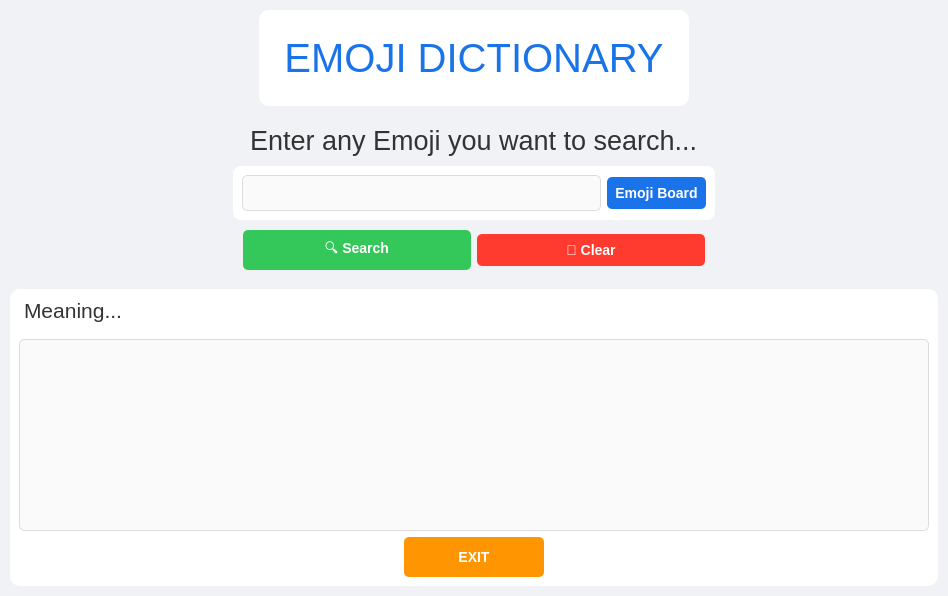
<?xml version="1.0" encoding="UTF-8"?>
<ui version="4.0">
 <class>MainWindow</class>
 <widget class="QMainWindow" name="MainWindow">
  <property name="geometry">
   <rect>
    <x>0</x>
    <y>0</y>
    <width>948</width>
    <height>527</height>
   </rect>
  </property>
  <property name="windowTitle">
   <string>MainWindow</string>
  </property>
  <property name="styleSheet">
   <string notr="true">background-color: #f0f2f5;</string>
  </property>
  <widget class="QWidget" name="centralwidget">
   <property name="styleSheet">
    <string notr="true">background-color: transparent;</string>
   </property>
   <layout class="QVBoxLayout" name="verticalLayout">
    <property name="spacing">
     <number>8</number>
    </property>
    <property name="leftMargin">
     <number>10</number>
    </property>
    <property name="topMargin">
     <number>10</number>
    </property>
    <property name="rightMargin">
     <number>10</number>
    </property>
    <property name="bottomMargin">
     <number>10</number>
    </property>
    <item alignment="Qt::AlignHCenter|Qt::AlignTop">
     <widget class="QFrame" name="frame">
      <property name="styleSheet">
       <string notr="true">background-color: #ffffff;
                border-radius: 10px;
                padding: 15px;
                box-shadow: 0 2px 4px rgba(0,0,0,0.1);</string>
      </property>
      <property name="frameShape">
       <enum>QFrame::StyledPanel</enum>
      </property>
      <property name="frameShadow">
       <enum>QFrame::Raised</enum>
      </property>
      <layout class="QVBoxLayout" name="verticalLayout_2">
       <property name="spacing">
        <number>0</number>
       </property>
       <property name="leftMargin">
        <number>0</number>
       </property>
       <property name="topMargin">
        <number>0</number>
       </property>
       <property name="rightMargin">
        <number>0</number>
       </property>
       <property name="bottomMargin">
        <number>0</number>
       </property>
       <item alignment="Qt::AlignHCenter|Qt::AlignVCenter">
        <widget class="QLabel" name="label">
         <property name="font">
          <font>
           <pointsize>30</pointsize>
          </font>
         </property>
         <property name="styleSheet">
          <string notr="true">color: #1a73e8;
                padding: 10px;</string>
         </property>
         <property name="text">
          <string>EMOJI DICTIONARY</string>
         </property>
         <property name="alignment">
          <set>Qt::AlignCenter</set>
         </property>
        </widget>
       </item>
      </layout>
     </widget>
    </item>
    <item alignment="Qt::AlignHCenter|Qt::AlignTop">
     <widget class="QFrame" name="frame_2">
      <property name="sizePolicy">
       <sizepolicy hsizetype="Preferred" vsizetype="Preferred">
        <horstretch>0</horstretch>
        <verstretch>0</verstretch>
       </sizepolicy>
      </property>
      <property name="minimumSize">
       <size>
        <width>0</width>
        <height>0</height>
       </size>
      </property>
      <property name="styleSheet">
       <string notr="true">background-color: transparent;</string>
      </property>
      <property name="frameShape">
       <enum>QFrame::StyledPanel</enum>
      </property>
      <property name="frameShadow">
       <enum>QFrame::Raised</enum>
      </property>
      <layout class="QVBoxLayout" name="verticalLayout_4">
       <property name="spacing">
        <number>0</number>
       </property>
       <property name="leftMargin">
        <number>0</number>
       </property>
       <property name="topMargin">
        <number>0</number>
       </property>
       <property name="rightMargin">
        <number>0</number>
       </property>
       <property name="bottomMargin">
        <number>0</number>
       </property>
       <item>
        <widget class="QLabel" name="label_2">
         <property name="font">
          <font>
           <pointsize>20</pointsize>
          </font>
         </property>
         <property name="styleSheet">
          <string notr="true">color: #333333;
                padding: 10px;</string>
         </property>
         <property name="text">
          <string>Enter any Emoji you want to search...</string>
         </property>
        </widget>
       </item>
       <item>
        <widget class="QFrame" name="frame_4">
         <property name="styleSheet">
          <string notr="true">background-color: #ffffff;
border-radius: 8px;
               </string>
         </property>
         <property name="frameShape">
          <enum>QFrame::StyledPanel</enum>
         </property>
         <property name="frameShadow">
          <enum>QFrame::Raised</enum>
         </property>
         <layout class="QHBoxLayout" name="horizontalLayout">
          <item>
           <widget class="QLineEdit" name="lineEdit">
            <property name="font">
             <font>
              <pointsize>-1</pointsize>
             </font>
            </property>
            <property name="styleSheet">
             <string notr="true">QLineEdit {
                border: 1px solid #dcdcdc;
                border-radius: 5px;
                padding: 8px;
                font-size: 14px;
                background-color: #fafafa;
            }
            QLineEdit:focus {
                border-color: #1a73e8;
                background-color: #ffffff;
            }</string>
            </property>
           </widget>
          </item>
          <item>
           <widget class="QPushButton" name="pushButton">
            <property name="enabled">
             <bool>true</bool>
            </property>
            <property name="font">
             <font>
              <pointsize>-1</pointsize>
              <weight>62</weight>
              <bold>true</bold>
             </font>
            </property>
            <property name="styleSheet">
             <string notr="true">QPushButton {
                background-color: #1a73e8;
                color: white;
                border-radius: 5px;
                padding: 8px;
                font-size: 14px;
                font-weight: 500;
            }
            QPushButton:hover {
                background-color: #1557b0;
            }
            QPushButton:pressed {
                background-color: #104080;
            }</string>
            </property>
            <property name="text">
             <string>Emoji Board</string>
            </property>
           </widget>
          </item>
         </layout>
        </widget>
       </item>
       <item>
        <widget class="QFrame" name="frame_5">
         <property name="styleSheet">
          <string notr="true">background-color: transparent;</string>
         </property>
         <property name="frameShape">
          <enum>QFrame::StyledPanel</enum>
         </property>
         <property name="frameShadow">
          <enum>QFrame::Raised</enum>
         </property>
         <layout class="QHBoxLayout" name="horizontalLayout_2">
          <item>
           <widget class="QPushButton" name="pushButton_2">
            <property name="font">
             <font>
              <pointsize>-1</pointsize>
              <weight>62</weight>
              <bold>true</bold>
             </font>
            </property>
            <property name="styleSheet">
             <string notr="true">QPushButton {
                background-color: #34c759;
                color: white;
                border-radius: 5px;
                padding: 8px;
                font-size: 14px;
                font-weight: 500;
            }
            QPushButton:hover {
                background-color: #2ea44f;
            }
            QPushButton:pressed {
                background-color: #26833b;
            }</string>
            </property>
            <property name="text">
             <string>🔍 Search</string>
            </property>
           </widget>
          </item>
          <item>
           <widget class="QPushButton" name="pushButton_3">
            <property name="font">
             <font>
              <pointsize>-1</pointsize>
              <weight>62</weight>
              <bold>true</bold>
             </font>
            </property>
            <property name="styleSheet">
             <string notr="true">QPushButton {
                background-color: #ff3b30;
                color: white;
                border-radius: 5px;
                padding: 8px;
                font-size: 14px;
                font-weight: 500;
            }
            QPushButton:hover {
                background-color: #cc2f27;
            }
            QPushButton:pressed {
                background-color: #99231f;
            }</string>
            </property>
            <property name="text">
             <string>🧹 Clear</string>
            </property>
           </widget>
          </item>
         </layout>
        </widget>
       </item>
      </layout>
     </widget>
    </item>
    <item>
     <widget class="QFrame" name="frame_3">
      <property name="sizePolicy">
       <sizepolicy hsizetype="Preferred" vsizetype="MinimumExpanding">
        <horstretch>0</horstretch>
        <verstretch>0</verstretch>
       </sizepolicy>
      </property>
      <property name="styleSheet">
       <string notr="true">background-color: #ffffff;
 border-radius: 10px;</string>
      </property>
      <property name="frameShape">
       <enum>QFrame::StyledPanel</enum>
      </property>
      <property name="frameShadow">
       <enum>QFrame::Raised</enum>
      </property>
      <layout class="QVBoxLayout" name="verticalLayout_3">
       <item>
        <widget class="QLabel" name="label_3">
         <property name="font">
          <font>
           <pointsize>16</pointsize>
           <weight>50</weight>
           <bold>false</bold>
          </font>
         </property>
         <property name="styleSheet">
          <string notr="true">color: #333333;
padding-bottom: 10px;</string>
         </property>
         <property name="text">
          <string>Meaning...</string>
         </property>
        </widget>
       </item>
       <item>
        <widget class="QTextEdit" name="textEdit">
         <property name="font">
          <font>
           <pointsize>-1</pointsize>
          </font>
         </property>
         <property name="styleSheet">
          <string notr="true"> QTextEdit {
                border: 1px solid #dcdcdc;
                border-radius: 5px;
                padding: 10px;
                font-size: 14px;
                background-color: #fafafa;
            }
            QTextEdit:focus {
                border-color: #1a73e8;
                background-color: #ffffff;
            }</string>
         </property>
         <property name="html">
          <string>&lt;!DOCTYPE HTML PUBLIC &quot;-//W3C//DTD HTML 4.0//EN&quot; &quot;http://www.w3.org/TR/REC-html40/strict.dtd&quot;&gt;
&lt;html&gt;&lt;head&gt;&lt;meta name=&quot;qrichtext&quot; content=&quot;1&quot; /&gt;&lt;style type=&quot;text/css&quot;&gt;
p, li { white-space: pre-wrap; }
&lt;/style&gt;&lt;/head&gt;&lt;body style=&quot; font-family:'MS Shell Dlg 2'; font-size:14px; font-weight:400; font-style:normal;&quot;&gt;
&lt;p style=&quot;-qt-paragraph-type:empty; margin-top:0px; margin-bottom:0px; margin-left:0px; margin-right:0px; -qt-block-indent:0; text-indent:0px; font-size:20pt;&quot;&gt;&lt;br /&gt;&lt;/p&gt;&lt;/body&gt;&lt;/html&gt;</string>
         </property>
        </widget>
       </item>
       <item alignment="Qt::AlignHCenter">
        <widget class="QPushButton" name="pushButton_4">
         <property name="minimumSize">
          <size>
           <width>140</width>
           <height>40</height>
          </size>
         </property>
         <property name="font">
          <font>
           <pointsize>-1</pointsize>
           <weight>62</weight>
           <bold>true</bold>
          </font>
         </property>
         <property name="styleSheet">
          <string notr="true">QPushButton {
                background-color: #ff9500;
                color: white;
                border-radius: 5px;
                padding: 10px;
                font-size: 14px;
                font-weight: 500;
            }
            QPushButton:hover {
                background-color: #cc7700;
            }
            QPushButton:pressed {
                background-color: #995900;
            }</string>
         </property>
         <property name="text">
          <string>EXIT</string>
         </property>
        </widget>
       </item>
      </layout>
     </widget>
    </item>
   </layout>
  </widget>
 </widget>
 <resources/>
 <connections/>
</ui>
